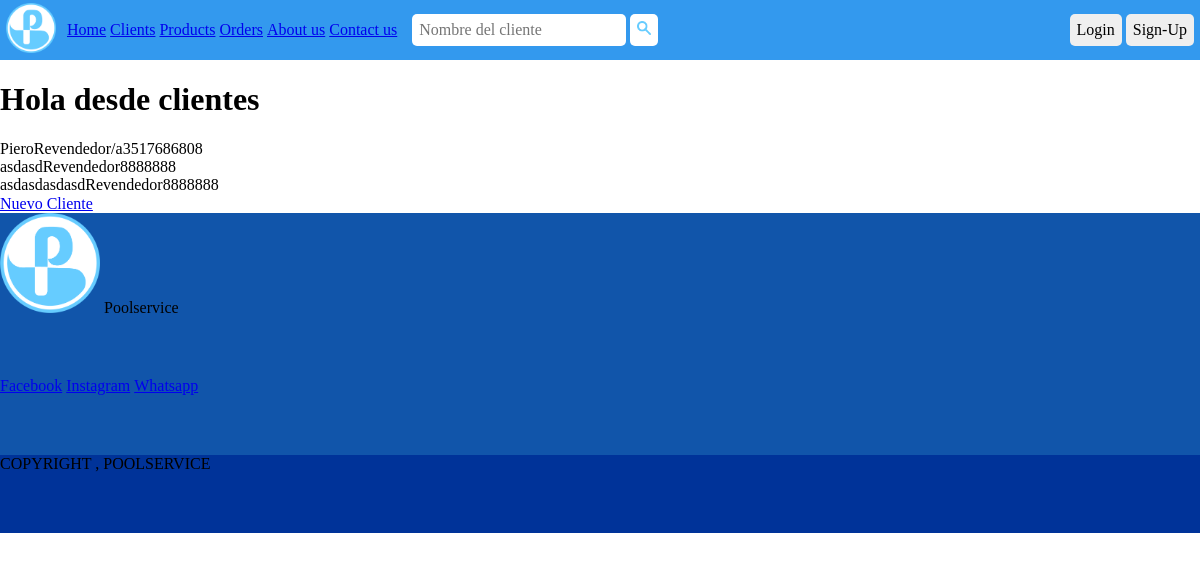
/clients/list-clients/, run on an earlier commit of the app's database.
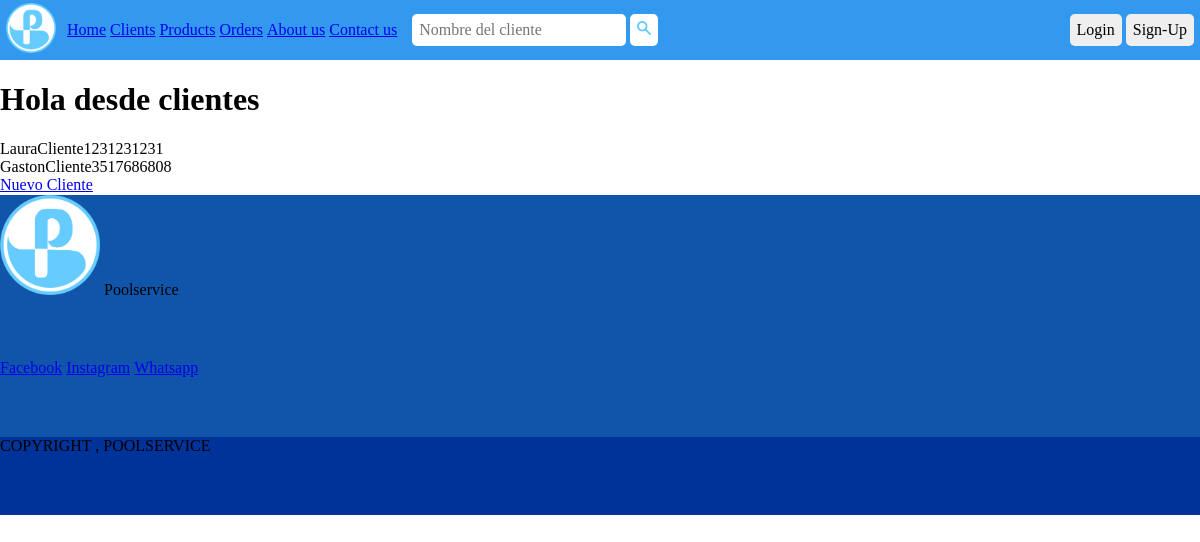
And on a later commit of the database.
### clients/models.py (models this page shows, shortened)
class Client(models.Model):
    KIND_CHOICES = (
        ('Revendedor', 'Revendedor'),
        ('Cliente', 'Cliente'),
    )
    CONDITION_CHOICES = (
        ('Consumidor final', 'Consumidor final'),
        ('Responsable inscripto', 'Responsable inscripto'),
        ('Iva exento', 'Iva exento'),
    )
    name = models.CharField(max_length=40 , verbose_name='Nombre')
    dni = models.CharField(max_length=8, validators=[
        validators.RegexValidator(r'^[0-9]{8}$', 'DNI inválido.')], verbose_name='DNI' , null=True, blank=True , unique=True , )
    cuit = models.CharField(max_length=11 , validators=[
        validators.RegexValidator(r'^[0-9]{11}$', 'CUIT inválido.')], verbose_name='CUIT' , null=True, blank=True , unique=True)
    kind = models.CharField(max_length=20 , choices=KIND_CHOICES, verbose_name='Tipo')
    condition = models.CharField(max_length=50 , choices=CONDITION_CHOICES, verbose_name='Condición', blank=True)
    email = models.EmailField(max_length=40 , verbose_name='Correo')
    phone = models.CharField(max_length=20 , verbose_name='Teléfono')
    address = models.CharField(max_length=40 , verbose_name='Dirección')
    city = models.CharField(max_length=40 , verbose_name='Ciudad')
    class Meta:
        verbose_name = 'Cliente'
        verbose_name_plural = 'Clientes'

### clients/views.py (the view)
# urls.py: path('list-clients/', list_clients, name='list_clients'),
def list_clients (request):
    clients = Client.objects.all()
    queryset = request.GET.get('search')
    if queryset:
        clients = Client.objects.filter(
            Q(name__icontains = queryset) |
            Q(phone__icontains = queryset)
        ).distinct()
    if len(clients) > 0:
        context = {
            'clients': clients,
        }
    else :
        context = {
            'message_clients': 'No se encontraron clientes con esos datos'
        }
    return render (request, 'clients/clients.html', context=context)

### templates/clients/clients.html (shortened to what this page needs)
{% extends 'base.html' %}
{% block content %}
    <h1>Hola desde clientes</h1>
    <div>
        {% if clients %}
        {% for client in clients %}
            <div>
                {{client.name}}{{client.kind}}{{client.phone}}
            </div>
        {% endfor %}
        {% endif %}
    </div>
    <a href="/clients/create-client">Nuevo Cliente</a>
{% endblock %}

What changed in the data, as far as the page shows it:
removed Client: name "asdasdasdasd", kind "Revendedor", phone "8888888"
changed Client: name "Piero" → "Laura"; kind "Revendedor/a" → "Cliente"; phone "3517686808" → "1231231231"
changed Client: name "asdasd" → "Gaston"; kind "Revendedor" → "Cliente"; phone "8888888" → "3517686808"
